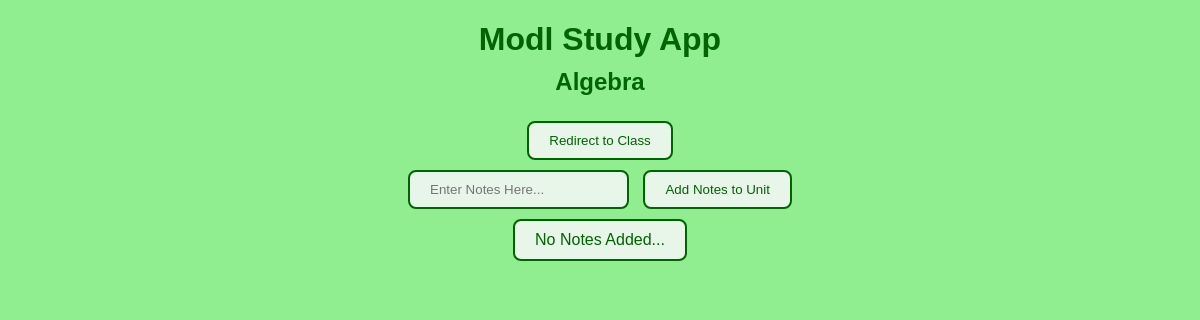
Page /unit/1 on the earlier database version.
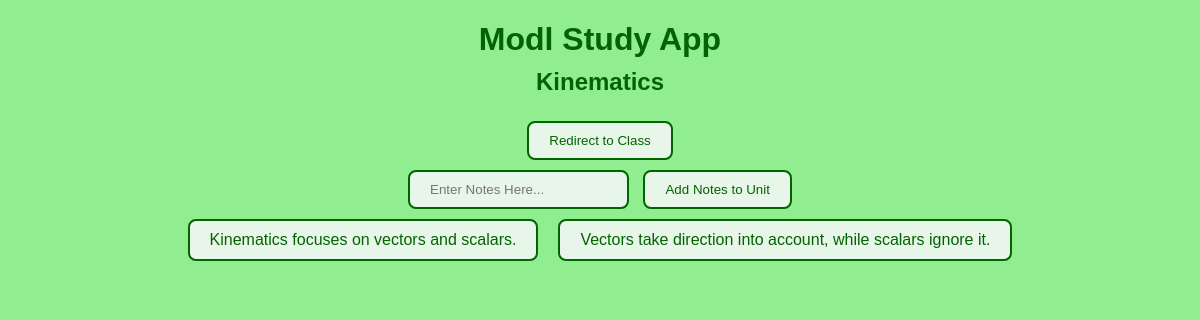
Same page on the later database version.
### tables this page shows
CREATE TABLE units(
            id INTEGER PRIMARY KEY AUTOINCREMENT,
            class_id INTEGER NOT NULL,
            unit_name TEXT NOT NULL,
            FOREIGN KEY (class_id) REFERENCES classes (id) ON DELETE CASCADE
        );

CREATE TABLE notes(
            id INTEGER PRIMARY KEY AUTOINCREMENT,
            unit_id INTEGER NOT NULL,
            notes_name TEXT NOT NULL,
            FOREIGN KEY (unit_id) REFERENCES units (id) ON DELETE CASCADE
        );

### modl.py (the view)
@app.route("/unit/<int:unit_id>")
def view_unit(unit_id):
    db_path = os.path.join(BASE_DIR, "database", "classes.db")
    conn = sqlite3.connect(db_path)
    cursor = conn.cursor()
    cursor.execute("SELECT class_id, unit_name FROM units WHERE id = ?", (unit_id,))
    unit = cursor.fetchone()
    if unit is None:
        conn.close()
        return redirect(url_for("home"))
    class_id, unit_name = unit
    cursor.execute("SELECT id, notes_name FROM notes WHERE unit_id = ? ORDER BY id", (unit_id,))
    notes = cursor.fetchall()
    conn.close()
    return render_template("unit.html", name=unit_name, item_id=class_id, unit_id=unit_id, unit_name=unit_name, items=notes)

### templates/unit.html (shortened to what this page needs)
<!DOCTYPE html>
<html lang="en">
<head>
    <link rel="stylesheet" href="{{ url_for('static', filename='style.css') }}">
</head>
<body>
    <h1>Modl Study App</h1>
    <h2>{{ unit_name }}</h2>
    <form action="{{ url_for('last_class', item_id=item_id) }}" method="POST">
        <button type="submit">Redirect to Class</button>
    </form>
   <form action="{{ url_for('get_notes', unit_id=unit_id) }}" method="POST">
        <input type="text" name="notes_name" placeholder="Enter Notes Here..."></input>
        <button type="submit">Add Notes to Unit</button>
    </form>
    <div style="display: flex; gap: 10px; flex-wrap: wrap;">
    {% for notes_id, notes in items %}
        <p>
            {{ notes }}
        </p>
    {% else %}
        <p>No Notes Added...</p>
    {% endfor %}
    </div>
</body>
</html>

### static/style.css (style rules this page uses)
body { background-color: lightgreen; color: darkgreen; display: flex; flex-direction: column; align-items: center; text-align: center; margin: 0; font-family: Arial, sans-serif; }
h1 { text-align: center; margin-bottom: 10px; }
h2 { text-align: center; margin-top: 0; margin-bottom: 20px; }
button { margin: 5px; background-color: #e8f5e9; color: darkgreen; border: 2px solid darkgreen; border-radius: 8px; padding: 10px 20px; box-sizing: border-box; cursor: pointer; }
input { margin: 5px; background-color: #e8f5e9; color: darkgreen; border: 2px solid darkgreen; border-radius: 8px; padding: 10px 20px; box-sizing: border-box; cursor: pointer; }
p { margin: 5px; background-color: #e8f5e9; color: darkgreen; border: 2px solid darkgreen; border-radius: 8px; padding: 10px 20px; box-sizing: border-box; }

Differences in the rows shown:
changed units: unit_name "Algebra" → "Kinematics"
added notes: notes_name "Kinematics focuses on vectors and scalars."
added notes: notes_name "Vectors take direction into account, while scalars ignore it."
Other differences:
text no longer shown: "No Notes Added..."
